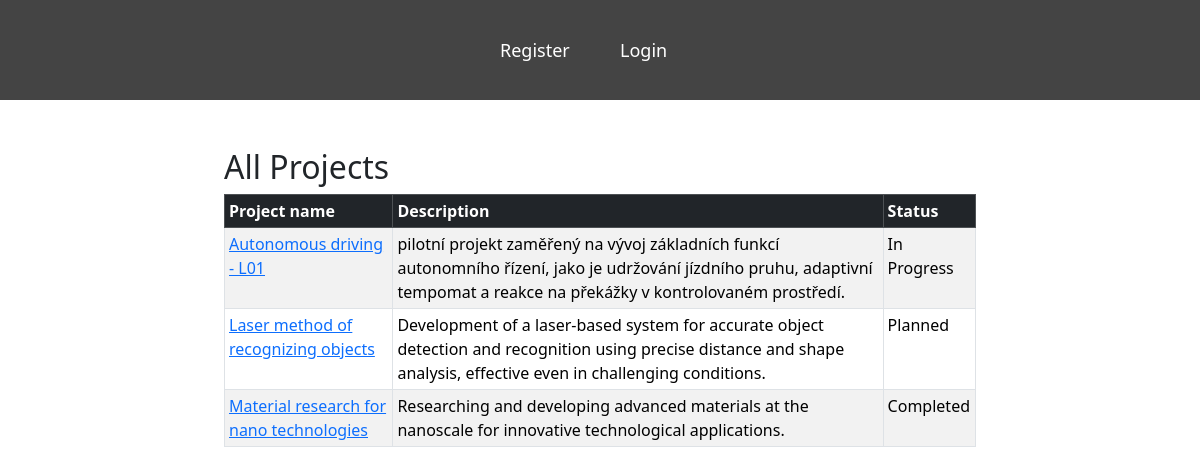
The app's page /projects/, older data.
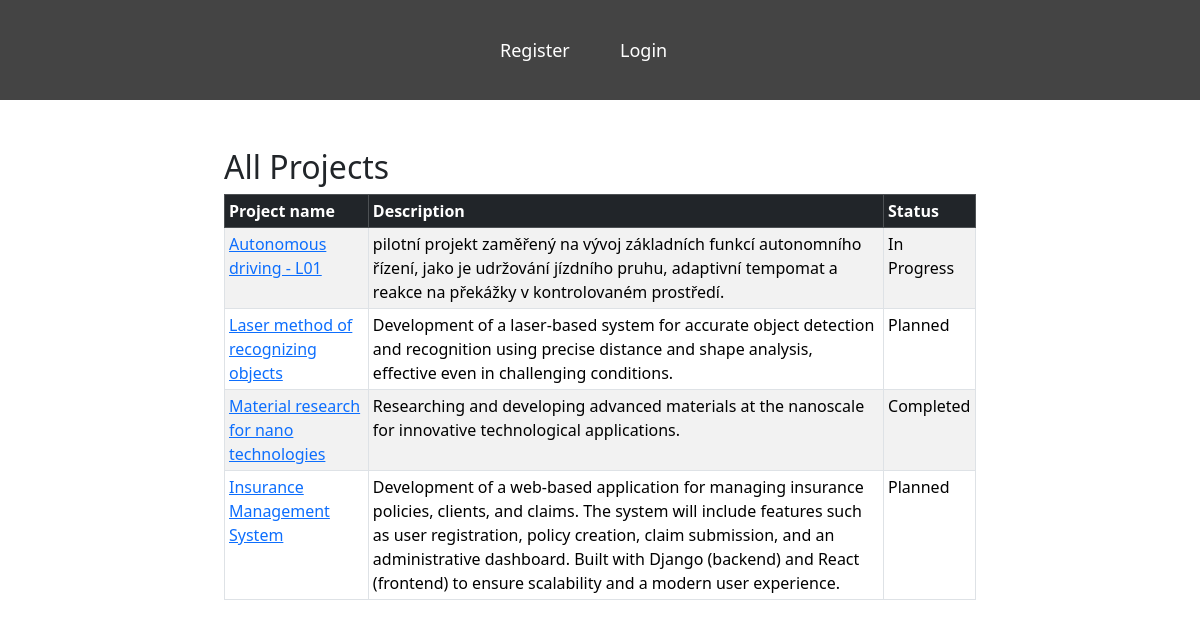
The same page, newer data.
### projects/models.py (models this page shows, shortened)
class Project(models.Model):
    STATUS_CHOICES = [
        ('planned', 'Planned'),
        ('in_progress', 'In Progress'),
        ('completed', 'Completed'),
    ]
    name = models.CharField(max_length=100)
    description = models.TextField()
    start_date = models.DateField()
    end_date = models.DateField(null=True, blank=True)
    status = models.CharField(max_length=50, choices=STATUS_CHOICES, default='planned')
    assigned_to = models.ForeignKey(settings.AUTH_USER_MODEL, on_delete=models.SET_NULL, null=True, blank=True, related_name="projects")

### projects/views.py (the view)
# urls.py: path('', views.search_projects, name='project_search'),
def search_projects(request, id=None):
    if id == "active":
        projects = Project.objects.filter(status="in_progress")
    elif id == "completed":
        projects = Project.objects.filter(status="completed")
    elif id == "planned":
        projects = Project.objects.filter(status="planned")
    elif id == "my_projects":
        projects = Project.objects.filter(owner=request.user)
    else:
        projects = Project.objects.all()
    return render(request, "projects/project_search.html", {
        "id": id,
        "projects": projects,
    })

### projects/templates/projects/project_search.html (shortened to what this page needs)
{% extends "base.html" %}
{% block content %}
<div class="container-sm">
    {% if id == "active" %}
        <h2>Active Projects</h2>
    {% elif id == "completed" %}
        <h2>Completed Projects</h2>
    {% elif id == "planned" %}
        <h2>Planned Projects</h2>
    {% elif id == "my_projects" %}
        <h2>My Projects</h2>
    {% else %}
        <h2>All Projects</h2>
    {% endif %}
    <div>
        <table class="table table-bordered table-striped table-hover w-100 table-sm">
            <thead class="table-dark">
                <tr>
                    <th>Project name</th>
                    <th>Description</th>
                    <th>Status</th>
                </tr>
            </thead>
            <tbody>
                {% for project in projects %}
                <tr>
                    <td>
                        <a href="{% url 'project_detail' project.id %}">{{ project.name }}</a>
                    </td>
                    <td>{{ project.description }}</td>
                    <td>{{ project.get_status_display }}</td>
                </tr>
                {% empty %}
                <tr>
                    <td colspan="3" class="text-center">No projects found.</td>
                </tr>
                {% endfor %}
            </tbody>
        </table>
    </div>
</div>
{% endblock %}

Row changes from the older to the newer data that the page shows:
added Project: name "Insurance Management System", description "Development of a web-based application for managing insurance policies, clients, and claims. The system will include features such as user registration, policy creation, claim submission, and an administrative dashboard. Built with Django (backend) and React (frontend) to ensure scalability and a modern user experience.", status "Planned"
